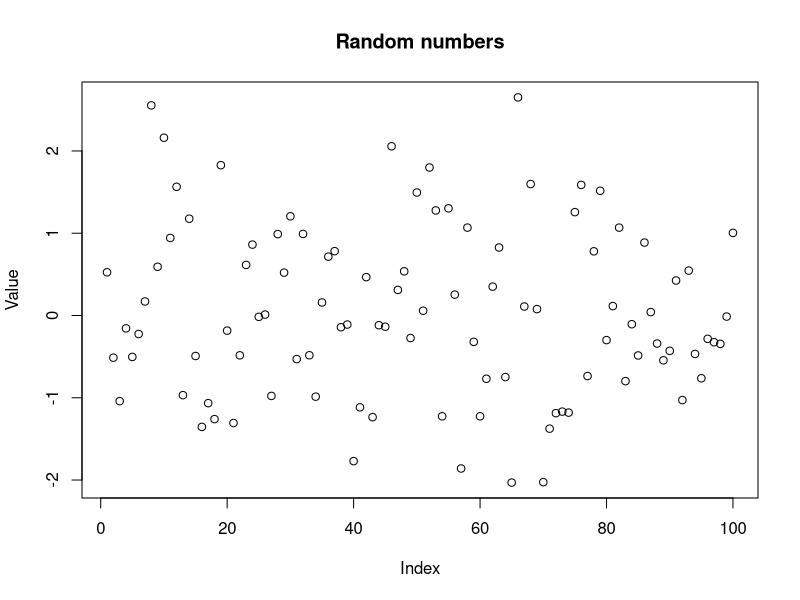

The R script that drew this image:
## ---- chunk 1
plot(rnorm(100),
     ylab = "Value",
     xlab = "Index",
     main = "Random numbers")


